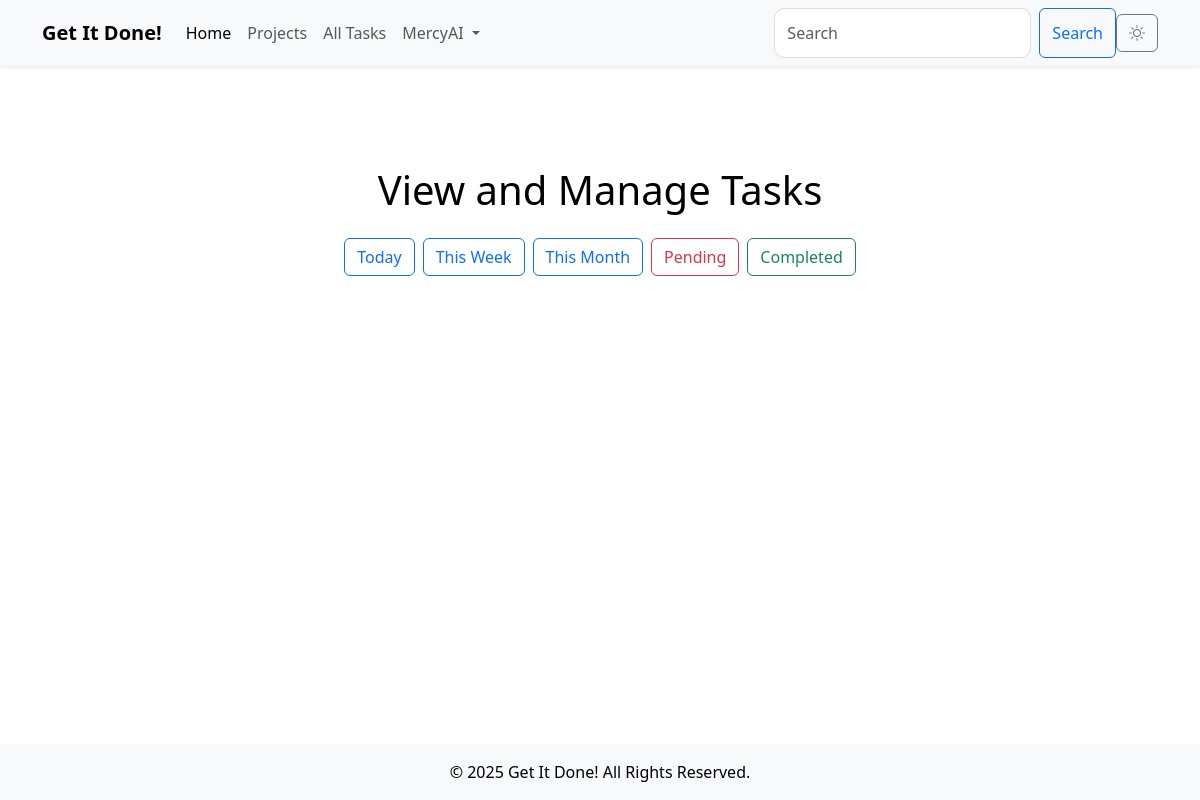
/tasks (signed in), run on an earlier commit of the app's database.
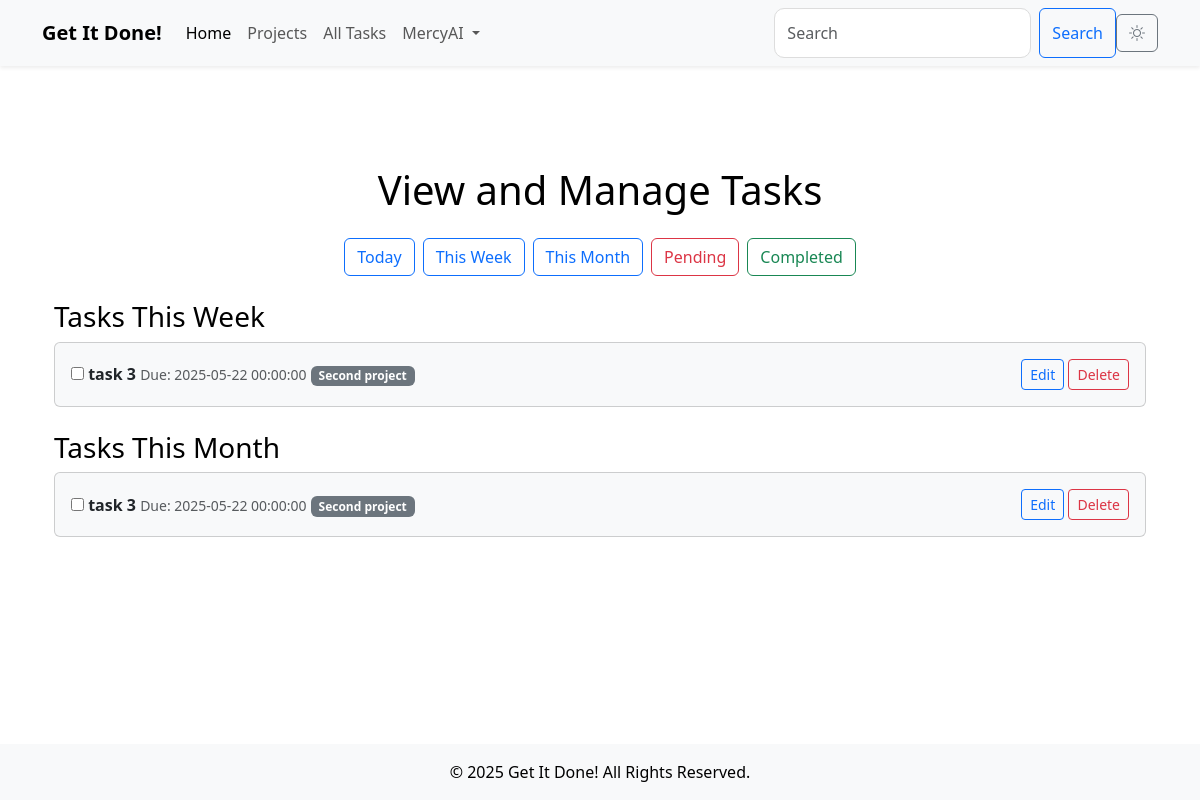
And on a later commit of the database.
### models.py (models this page shows, shortened)
class Task(db.Model):
    id = db.Column(db.Integer, primary_key=True)
    title = db.Column(db.String(200), nullable=False)
    description = db.Column(db.Text, nullable=False)
    due_date = db.Column(db.DateTime, nullable=True)
    created_at = db.Column(db.DateTime, default=db.func.current_timestamp())
    updated_at = db.Column(db.DateTime, default=db.func.current_timestamp(), onupdate=db.func.current_timestamp())
    priority = db.Column(Enum(PriorityLevel), nullable=False)
    status = db.Column(Enum(TaskStatus), nullable=False)
    deleted_at = db.Column(db.DateTime, nullable=True)
    user_id = db.Column(db.Integer, db.ForeignKey('user.id'), nullable=False, index=True)
    project_id = db.Column(db.Integer, db.ForeignKey('project.id'), nullable=True, index=True)  # Link to Project

class Project(db.Model):
    id = db.Column(db.Integer, primary_key=True)
    name = db.Column(db.String(200), nullable=False, unique=True)
    description = db.Column(db.Text, nullable=True)
    deadline = db.Column(db.DateTime, nullable=True)
    created_at = db.Column(db.DateTime, default=db.func.current_timestamp())
    updated_at = db.Column(db.DateTime, default=db.func.current_timestamp(), onupdate=db.func.current_timestamp())
    owner_id = db.Column(db.Integer, db.ForeignKey('user.id'), nullable=False, index=True)  # Project owner
    owner = db.relationship('User', backref='projects')  # Link to the User model
    tasks = db.relationship('Task', backref='project', lazy='select')  # Link to the Task model

### main.py (the view)
@app.route('/tasks', methods=['GET'])
@login_required
def tasks():
    filter_type = request.args.get('filter', 'all')
    tasks_query = Task.query.filter_by(user_id=current_user.id)
    if filter_type == 'today':
        today = datetime.utcnow().date()
        tasks = tasks_query.filter(Task.due_date == today).all()
    elif filter_type == 'week':
        today = datetime.utcnow().date()
        end_of_week = today + timedelta(days=7)
        tasks = tasks_query.filter(Task.due_date >= today, Task.due_date <= end_of_week).all()
    elif filter_type == 'month':
        today = datetime.utcnow().date()
        end_of_month = today + timedelta(days=30)
        tasks = tasks_query.filter(Task.due_date >= today, Task.due_date <= end_of_month).all()
    elif filter_type == 'pending':
        tasks = tasks_query.filter(Task.status == TaskStatus.Pending).all()
    elif filter_type == 'completed':
        tasks = tasks_query.filter(Task.status == TaskStatus.Done).all()
    else:
        tasks = tasks_query.all()
    today = datetime.utcnow().date()
    tasks_due_today = tasks_query.filter(Task.due_date == today).all()
    tasks_this_week = tasks_query.filter(Task.due_date >= today, Task.due_date <= today + timedelta(days=7)).all()
    tasks_this_month = tasks_query.filter(Task.due_date >= today, Task.due_date <= today + timedelta(days=30)).all()
    return render_template(
        'tasks.html',
        tasks_due_today=tasks_due_today,
        tasks_this_week=tasks_this_week,
        tasks_this_month=tasks_this_month,
        form=BaseForm()
    )

### main.py
class BaseForm(FlaskForm):
    pass    #Create an instance of the form class in every route that requires CSRF protection ie form = BaseForm()

### main.py (called while the page is built)
@login_manager.user_loader
def load_user(user_id):
    return User.query.get(int(user_id))

### templates/tasks.html (shortened to what this page needs)
{% extends 'base.html' %}
{% block content %}
<div class="container mt-5">
    <h1 class="text-center mb-4">View and Manage Tasks</h1>
    <div class="filter-bar mb-4 d-flex justify-content-center">
        <a href="{{ url_for('tasks', filter='today') }}" class="btn btn-outline-primary me-2">Today</a>
        <a href="{{ url_for('tasks', filter='week') }}" class="btn btn-outline-primary me-2">This Week</a>
        <a href="{{ url_for('tasks', filter='month') }}" class="btn btn-outline-primary me-2">This Month</a>
        <a href="{{ url_for('tasks', filter='pending') }}" class="btn btn-outline-danger me-2">Pending</a>
        <a href="{{ url_for('tasks', filter='completed') }}" class="btn btn-outline-success">Completed</a>
    </div>
    {% if tasks_this_week|length > 0 %}
    <h3 class="mt-4">Tasks This Week</h3>
    <div class="task-list">
        {% for task in tasks_this_week %}
        <div class="card task-card mb-3">
            <div class="card-body d-flex justify-content-between align-items-center">
                <div>
                    <input type="checkbox" {% if task.status.value == 'Done' %}checked{% endif %} onclick="markTaskComplete({{ task.id }})">
                    <strong>{{ task.title }}</strong>
                    <small class="text-muted">Due: {{ task.due_date }}</small>
                    <span class="badge bg-secondary">{{ task.project.name }}</span>
                </div>
                <div>
                    <a href="{{ url_for('edit_task', task_id=task.id) }}" class="btn btn-sm btn-outline-primary">Edit</a>
                    <form method="POST" action="{{ url_for('delete_task', task_id=task.id) }}" class="d-inline">
                        <button type="submit" class="btn btn-sm btn-outline-danger">Delete</button>
                    </form>
                </div>
            </div>
        </div>
        {% endfor %}
    </div>
    {% endif %}
    {% if tasks_this_month|length > 0 %}
    <h3 class="mt-4">Tasks This Month</h3>
    <div class="task-list">
        {% for task in tasks_this_month %}
        <div class="card task-card mb-3">
            <div class="card-body d-flex justify-content-between align-items-center">
                <div>
                    <input type="checkbox" {% if task.status.value == 'Done' %}checked{% endif %} onclick="markTaskComplete({{ task.id }})">
                    <strong>{{ task.title }}</strong>
                    <small class="text-muted">Due: {{ task.due_date }}</small>
                    <span class="badge bg-secondary">{{ task.project.name }}</span>
                </div>
                <div>
                    <a href="{{ url_for('edit_task', task_id=task.id) }}" class="btn btn-sm btn-outline-primary">Edit</a>
                    <form method="POST" action="{{ url_for('delete_task', task_id=task.id) }}" class="d-inline">
                        <button type="submit" class="btn btn-sm btn-outline-danger">Delete</button>
                    </form>
                </div>
            </div>
        </div>
        {% endfor %}
    </div>
    {% endif %}
</div>
{% endblock %}

What changed in the data, as far as the page shows it:
added Task: title "task 3", due_date "2025-05-22 00:00:00", project.name "Second project"
Also different on the page:
text now shown: "Tasks This Week Tasks This Month"
